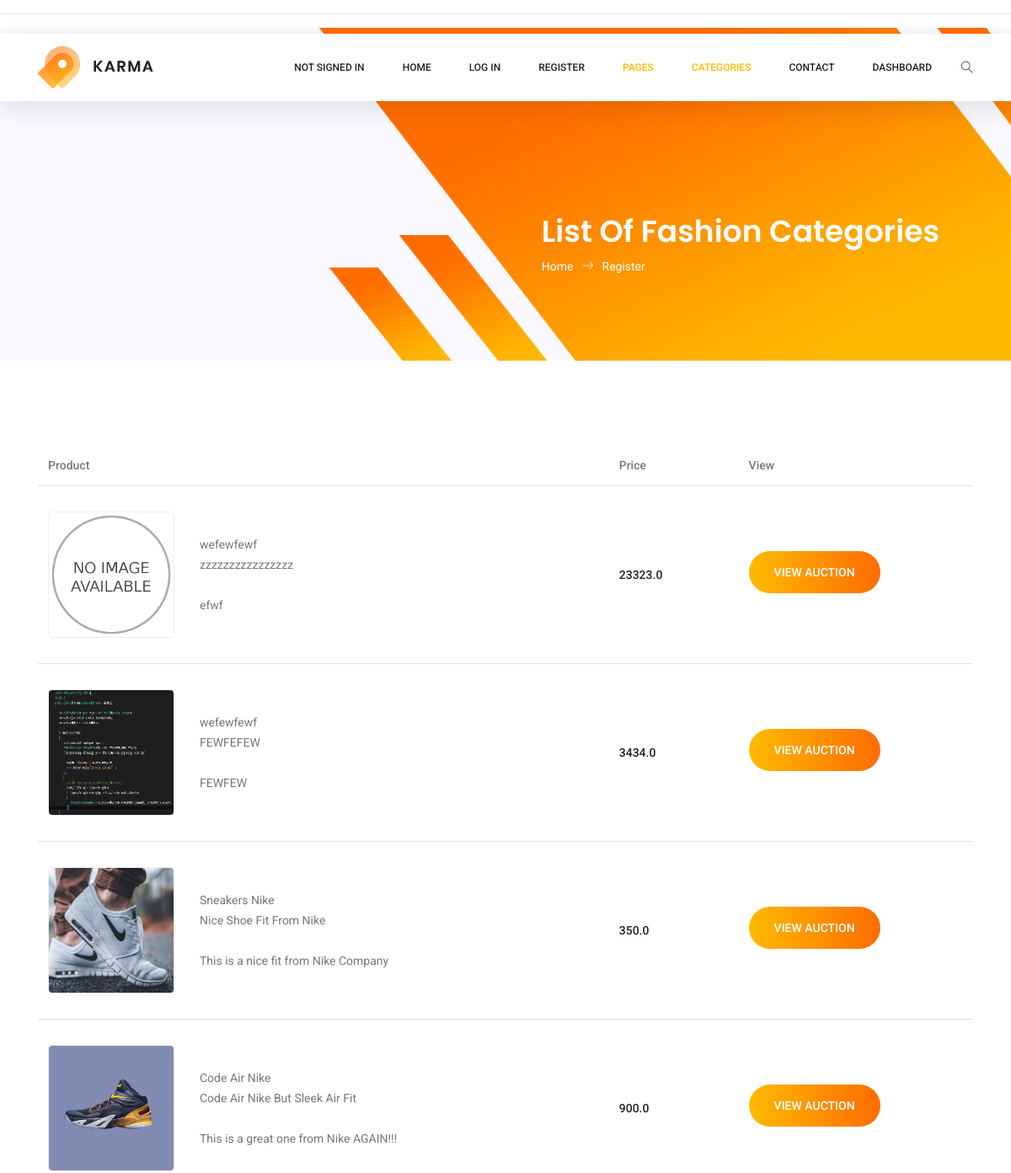
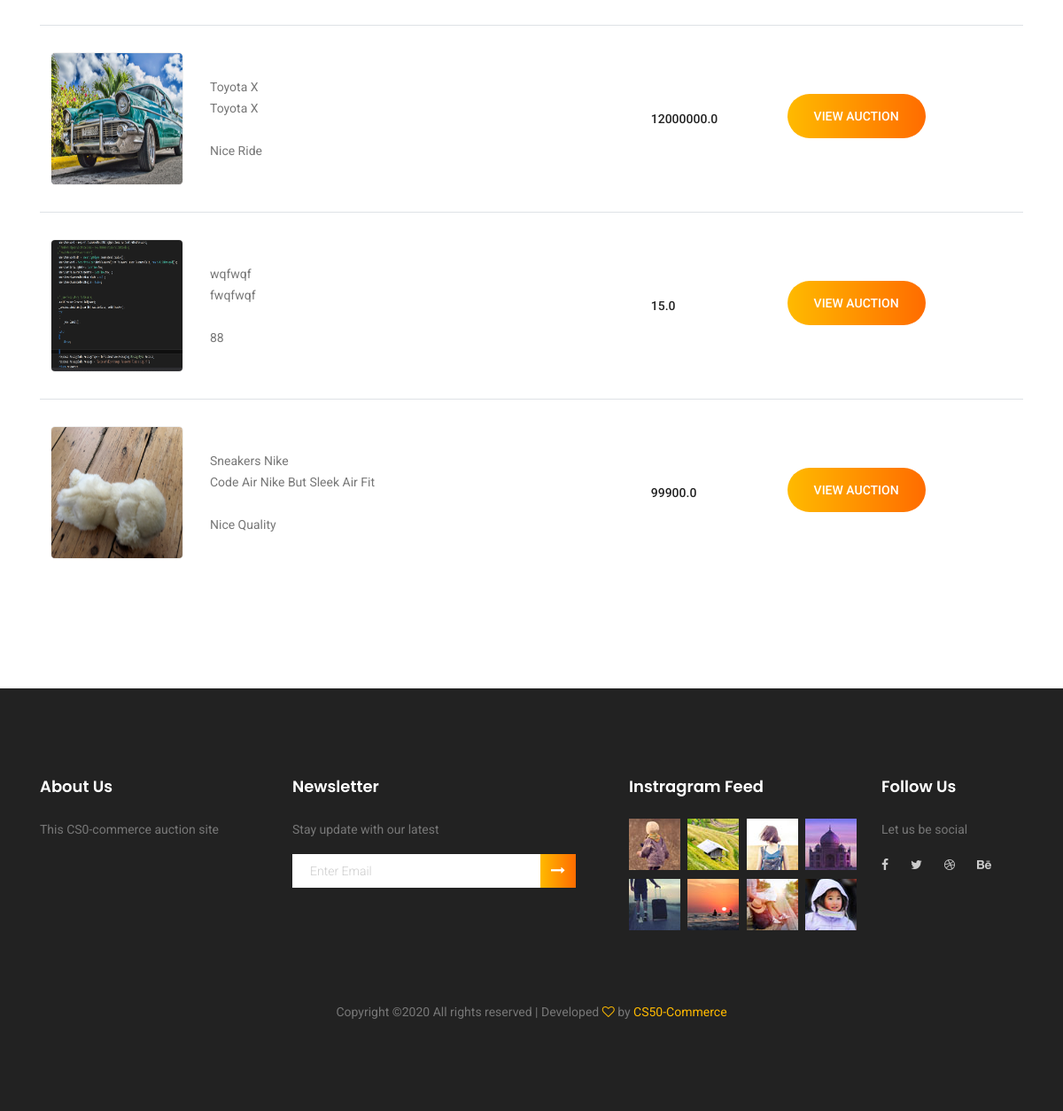
Screenshot of /listcategory/Fashion with the database file from the repository (2 pictures, top to bottom).
### auctions/models.py (models this page shows, shortened)
class Auction(models.Model):
    item_name = models.CharField(max_length=128)
    item_title = models.CharField(max_length=128)
    item_bid_price = models.FloatField(max_length=128)
    item_bid_initial = models.FloatField(max_length=128,null=True)
    item_description = models.CharField(max_length=256)
    item_category = models.CharField(max_length=128)
    item_image_url = models.FileField(upload_to='images/', null=True, verbose_name="")
    date_created = models.DateField(null=False, blank=False, auto_now=True)
    is_deleted = models.BooleanField(default=False)
    is_sold = models.BooleanField(default=False)
    user = models.ForeignKey(User, on_delete=models.CASCADE, blank=True,related_name="user")

### auctions/views.py (the view)
# urls.py: path("listcategory/<category>", views.listcategory, name="listcategory"),
def listcategory(request,category):
    return render(request, "auctions/listcategory.html",{
          "listcategories": Auction.objects.filter(item_category=category,is_deleted=False),
          "category" : category
 })

### auctions/templates/auctions/listcategory.html
{% extends "auctions/layout.html" %}
{% block body %}
<section class="banner-area organic-breadcrumb">
    <div class="container">
        <div class="breadcrumb-banner d-flex flex-wrap align-items-center justify-content-end">
            <div class="col-first">
                <h1>List Of {{category}} Categories</h1>
                <nav class="d-flex align-items-center">
                    <a href="index.html">Home<span class="lnr lnr-arrow-right"></span></a>
                    <a href="category.html">Register</a>
                </nav>
            </div>
        </div>
    </div>
</section>
<section class="cart_area">
    <div class="container">
        <div class="cart_inner">
            <div class="table-responsive">
                <table class="table">
                    <thead>
                        <tr>
                            <th scope="col">Product</th>
                            <th scope="col">Price</th>
                            <th scope="col">View</th>
                        </tr>
                    </thead>
                    <tbody>
                        {% for listcategory in listcategories %}
                        <tr>
                            <td>
                                <div class="media">
                                    <div class="d-flex">
                                        {% if not listcategory.item_image_url %}
                                        <img width="150" height="150" style="border-radius:5px;" src="static/img/noimage.png" alt="NO-IMAGE-AVAILABLE">
                                        {% else %}
                                        <img width="150" height="150" style="border-radius:5px;" src="{{MEDIA_URL }}{{listcategory.item_image_url}}" alt="">
                                        {% endif %}
                                    </div>
                                    <div class="media-body">
                                        <p>{{listcategory.item_name}}</p>
                                        <p>{{listcategory.item_title}}</p> </br>
                                        <p>{{listcategory.item_description}}</p>
                                    </div>
                                </div>
                            </td>
                            <td>
                                <h5>{{listcategory.item_bid_price}}</h5>
                            </td>
                            <td>
                                <a class="primary-btn" href="{% url 'viewauction' listcategory.id %}">View Auction</a>
                            </td>
                        </tr>
                        {% empty %}
                        <li>No Records!!!!.</li>
                        {% endfor %}
                    </tbody>
                </table>
            </div>
        </div>
    </div>
</section>
{% endblock %}

### auctions/templates/auctions/layout.html (shortened to what this page needs)
{% load static %}
<!DOCTYPE html>
<html lang="en">
    <head>
    <link rel="stylesheet" href="{% static 'css/linearicons.css' %}">
	<link rel="stylesheet" href="{% static 'css/owl.carousel.css' %}">
	<link rel="stylesheet" href="{% static 'css/themify-icons.css' %}">
	<link rel="stylesheet" href="{% static 'css/font-awesome.min.css' %}">
	<link rel="stylesheet" href="{% static 'css/nice-select.css' %}">
	<link rel="stylesheet" href="{% static 'css/nouislider.min.css' %}">
	<link rel="stylesheet" href="{% static 'css/bootstrap.css' %}">
    <link rel="stylesheet" href="{% static 'css/main.css' %}">
    </head>
    <body>
        <header class="header_area sticky-header">
            <div class="main_menu">
                <nav class="navbar navbar-expand-lg navbar-light main_box">
                    <div class="container">
                        <a class="navbar-brand logo_h" href="index.html"><img src="img/logo.png" alt=""></a>
                        <div class="collapse navbar-collapse offset" id="navbarSupportedContent">
                            <ul class="nav navbar-nav menu_nav ml-auto">
                                <li class="nav-item">
                                    <a class="nav-link" href="#">
                                        {% if user.is_authenticated %}
                                        Signed in as <strong>{{ user.username }}</strong>.
                                    {% else %}
                                        Not signed in
                                    {% endif %}
                                    </a>
                                </li>
                                <li class="nav-item">
                                    <a class="nav-link" href="{% url 'index' %}">Home</a>
                                </li>
                                {% if user.is_authenticated %}
                                <li class="nav-item">
                                    <a class="nav-link" href="{% url 'logout' %}">Log Out</a>
                                </li>
                            {% else %}
                                <li class="nav-item">
                                    <a class="nav-link" href="{% url 'login' %}">Log In</a>
                                </li>
                                <li class="nav-item">
                                    <a class="nav-link" href="{% url 'register' %}">Register</a>
                                </li>
                            {% endif %}
                                <li class="nav-item submenu dropdown active">
                                    <a href="#" class="nav-link dropdown-toggle" data-toggle="dropdown" role="button" aria-haspopup="true"
                                     aria-expanded="false">Pages</a>
                                </li>
                                <li class="nav-item submenu dropdown active">
                                    <a href="#" class="nav-link dropdown-toggle" data-toggle="dropdown" role="button" aria-haspopup="true"
                                     aria-expanded="false">Categories</a>
                                </li>
                                <li class="nav-item"><a class="nav-link" href="#">Contact</a></li>
                                <li class="nav-item"><a class="nav-link" href="#">Dashboard</a></li>
                            </ul>
                            <ul class="nav navbar-nav navbar-right">
                                <li class="nav-item">
                                    <button class="search"><span class="lnr lnr-magnifier" id="search"></span></button>
                                </li>
                            </ul>
                        </div>
                    </div>
                </nav>
            </div>
        </header>
        <hr>
        {% block body %}
        {% endblock %}
<footer class="footer-area section_gap">
    <div class="container">
        <div class="row">
            <div class="col-lg-3  col-md-6 col-sm-6">
                <div class="single-footer-widget">
                    <h6>About Us</h6>
                    <p>
                       This CS0-commerce auction site
                    </p>
                </div>
            </div>
            <div class="col-lg-4  col-md-6 col-sm-6">
                <div class="single-footer-widget">
                    <h6>Newsletter</h6>
                    <p>Stay update with our latest</p>
                    <div class="" id="mc_embed_signup">
                        <form target="_blank" novalidate="true" action="#"
                         method="get" class="form-inline">
                            <div class="d-flex flex-row">
                                <input class="form-control" name="EMAIL" placeholder="Enter Email" onfocus="this.placeholder = ''" onblur="this.placeholder = 'Enter Email '"
                                 required="" type="email">
                                <button class="click-btn btn btn-default"><i class="fa fa-long-arrow-right" aria-hidden="true"></i></button>
                            </div>
                        </form>
                    </div>
                </div>
            </div>
            <div class="col-lg-3  col-md-6 col-sm-6">
                <div class="single-footer-widget mail-chimp">
                    <h6 class="mb-20">Instragram Feed</h6>
                    <ul class="instafeed d-flex flex-wrap">
                        <li><img src="static/img/i1.jpg" alt=""></li>
                        <li><img src="static/img/i2.jpg" alt=""></li>
                        <li><img src="static/img/i3.jpg" alt=""></li>
                        <li><img src="static/img/i4.jpg" alt=""></li>
                        <li><img src="static/img/i5.jpg" alt=""></li>
                        <li><img src="static/img/i6.jpg" alt=""></li>
                        <li><img src="static/img/i7.jpg" alt=""></li>
                        <li><img src="static/img/i8.jpg" alt=""></li>
                    </ul>
                </div>
            </div>
            <div class="col-lg-2 col-md-6 col-sm-6">
                <div class="single-footer-widget">
                    <h6>Follow Us</h6>
                    <p>Let us be social</p>
                    <div class="footer-social d-flex align-items-center">
                        <a href="#"><i class="fa fa-facebook"></i></a>
                        <a href="#"><i class="fa fa-twitter"></i></a>
                        <a href="#"><i class="fa fa-dribbble"></i></a>
                        <a href="#"><i class="fa fa-behance"></i></a>
                    </div>
                </div>
            </div>
        </div>
        <div class="footer-bottom d-flex justify-content-center align-items-center flex-wrap">
            <p class="footer-text m-0">
Copyright &copy;<script>document.write(new Date().getFullYear());</script> All rights reserved | Developed <i class="fa fa-heart-o" aria-hidden="true"></i> by <a href="#" target="_blank">CS50-Commerce</a>
</p>
        </div>
    </div>
</footer>
    </body>
</html>

### rows the page displays
Auction: item_name "wefewfewf", item_title "zzzzzzzzzzzzzzzz", item_description "efwf", item_bid_price "23323.0"
Auction: item_image_url (picture), item_name "wefewfewf", item_title "FEWFEFEW", item_description "FEWFEW", item_bid_price "3434.0"
Auction: item_image_url (picture), item_name "Sneakers Nike", item_title "Nice Shoe Fit From Nike", item_description "This is a nice fit from Nike Company", item_bid_price "350.0"
Auction: item_image_url (picture), item_name "Code Air Nike", item_title "Code Air Nike But Sleek Air Fit", item_description "This is a great one from Nike AGAIN!!!", item_bid_price "900.0"
Auction: item_image_url (picture), item_name "Toyota X", item_title "Toyota X", item_description "Nice Ride", item_bid_price "12000000.0"
Auction: item_image_url (picture), item_name "wqfwqf", item_title "fwqfwqf", item_description "88", item_bid_price "15.0"
Auction: item_image_url (picture), item_name "Sneakers Nike", item_title "Code Air Nike But Sleek Air Fit", item_description "Nice Quality", item_bid_price "99900.0"

### other values shown
{{ category }} "Fashion"
